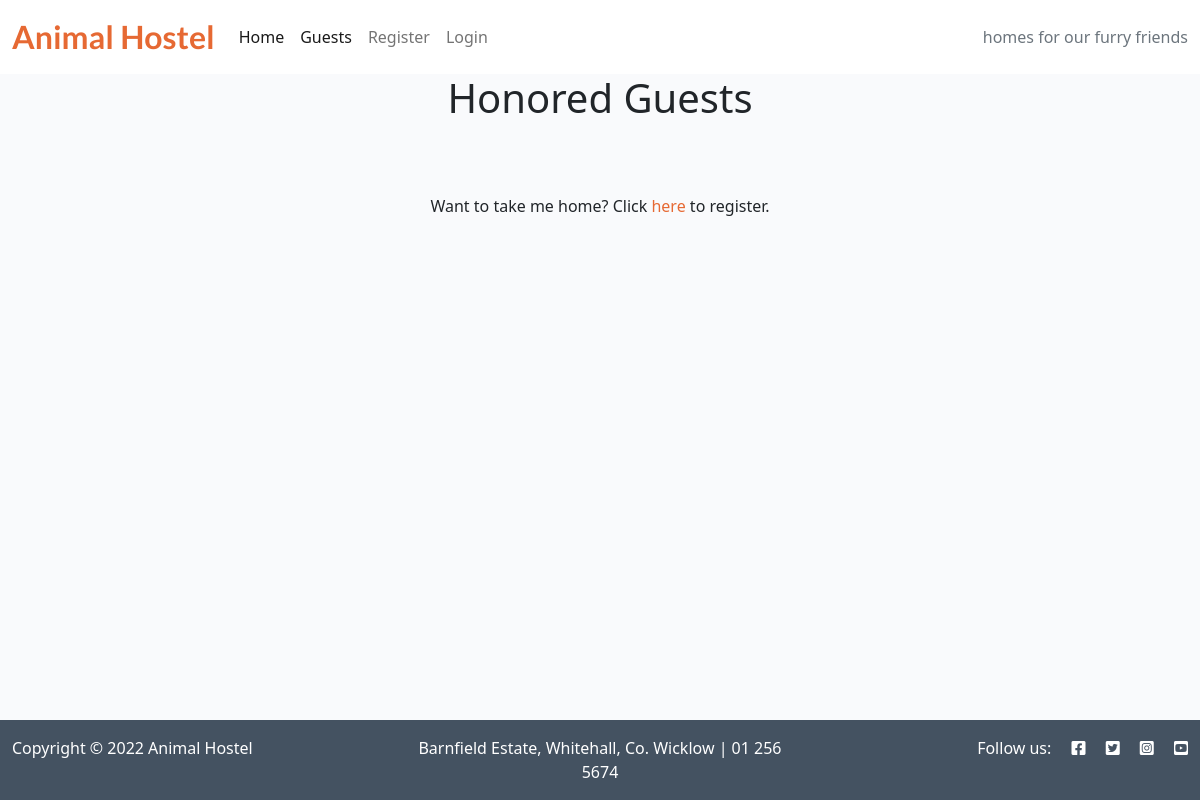
/, run on an earlier commit of the app's database.
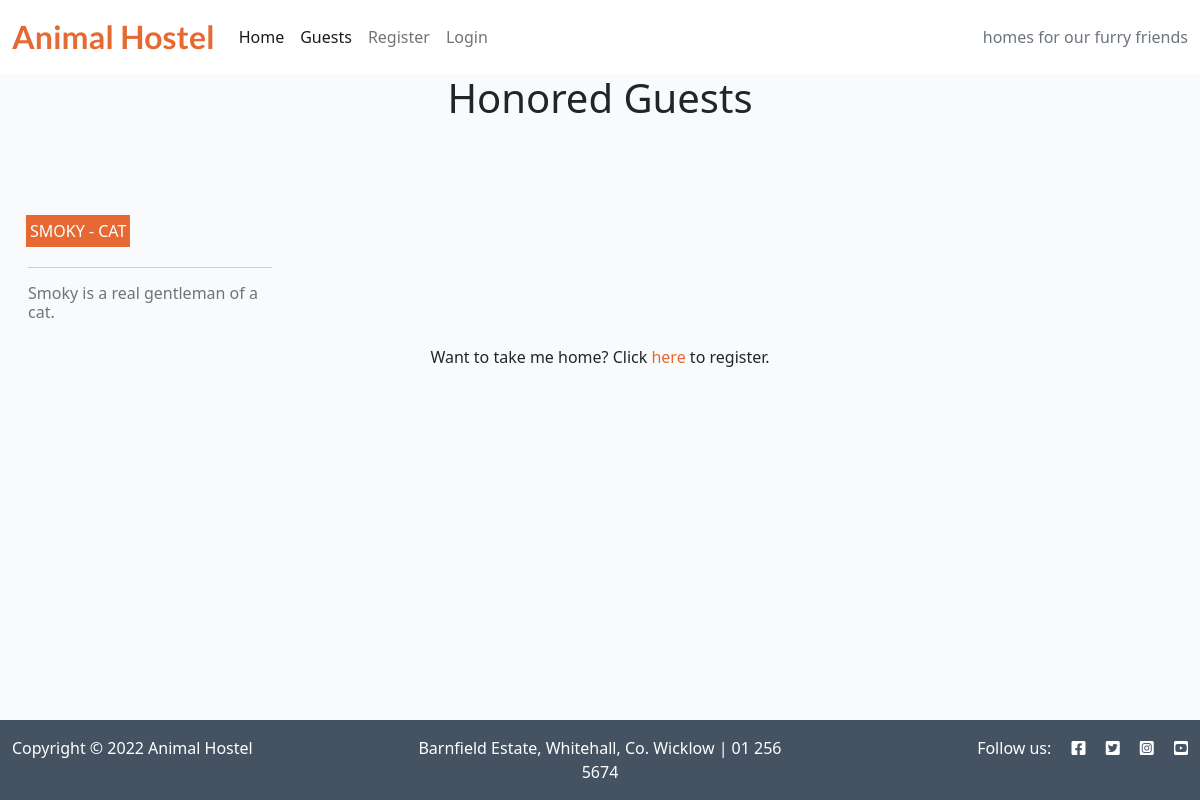
And on a later commit of the database.
### home_animals/models.py (models this page shows, shortened)
class Animal(models.Model):
    name = models.CharField(max_length=200, unique=True)
    slug = models.SlugField(max_length=200, unique=True)
    type = models.ForeignKey(AnimalType, on_delete=models.CASCADE,
                             related_name="home_animals_animals")
    description = models.TextField()
    image = CloudinaryField('image', default='placeholder')
    slogan = models.TextField(blank=True)
    class Meta:
        ordering = ['name']

class AnimalType(models.Model):
    code = models.CharField(max_length=20, unique=True)
    description = models.CharField(max_length=100)
    def __str__(self):
        return str(self.code)

### home_animals/views.py (the view)
# urls.py: path('', views.GuestList.as_view(), name='home'),
class GuestList(View):
    template_name = 'index.html'
    def get(self, request):
        animal = Animal.objects.order_by('name')
        return render(request, self.template_name,
                      {'animal_list': animal})

### templates/index.html (shortened to what this page needs)
{% extends "base.html" %}
{% block content %}
<div class="container-fluid">
    <a id="guests">
        <h1 class="text-center">Honored Guests</h1>
    </a>
    <div class="row">
        <div class="col-12 mt-3 left">
            <div class="row">
                {% for animal in animal_list %}
                <div class="col-md-4 col-lg-3">
                    <div class="card mb-4">
                        <div class="card-body">
                            <a href=" {% url 'guest_detail' animal.slug %}" class="guest-link">
                                <div class="image-container">
                                    <div class="image-flash">
                                        <p class="animal">{{ animal.name }} - {{ animal.type }}</p>
                                    </div>
                                </div>
                                <hr />
                                <p class="card-text text-muted h6">{{ animal.slogan }}</p>
                            </a>
                        </div>
                    </div>
                </div>
                {% endfor %}
            </div>
        </div>
    </div>
    <div class="row text-center mt-5 mb-5">
        <scan>Want to take me home? Click
            {% if user.is_authenticated %}
            <a class="link" href="#">here</a> to make an offer.
            {% else %}
            <a class="link" href="accounts/signup">here</a> to register.
            {% endif %}
        </scan>
    </div>
</div>
{%endblock%}

### templates/base.html (shortened to what this page needs)
{% load static %}
<!DOCTYPE html>
<html class="h-100">
<head>
    <link rel="stylesheet" href="https://cdnjs.cloudflare.com/ajax/libs/font-awesome/5.15.3/css/all.min.css">
    <link href="https://cdn.jsdelivr.net/npm/bootstrap@5.0.1/dist/css/bootstrap.min.css" rel="stylesheet"
>
    <link rel="stylesheet" href="{% static 'css/style.css' %}">
</head>
<body class="d-flex flex-column h-100 main-bg">
    <nav class="navbar navbar-expand-lg navbar-light bg-white">
        <div class="container-fluid">
            <a class="navbar-brand" href="{% url 'home' %}"><span class="brand orange-font">Animal Hostel</span></a>
            <div class="collapse navbar-collapse" id="navbarText">
                <ul class="navbar-nav me-auto mb-2 mb-lg-0">
                    <li class="nav-item">
                        <a class="nav-link active" aria-current="page" href="{% url 'home' %}">Home</a>
                    </li>
                    <li class="nav-item">
                        <a class="nav-link active" aria-current="page" href="#guests">Guests</a>
                    </li>
                    {% if user.is_authenticated %}
                    <li class="nav-item">
                        <a class="nav-link" href="#">My Offers</a>
                    </li>
                    <li class="nav-item">
                        <a class="nav-link" href="{% url 'account_logout' %}">Logout</a>
                    </li>
                    {% else %}
                    <li class="nav-item">
                        <a class="nav-link" href="{% url 'account_signup' %}">Register</a>
                    </li>
                    <li class="nav-item">
                        <a class="nav-link" href="{% url 'account_login' %}">Login</a>
                    </li>
                    {% endif %}
                </ul>
                {% if user.is_authenticated %}
                <span class="navbar-text text-muted">
                    {{ user.username }}
                </span>
                {% else %}
                <span class="navbar-text text-muted">
                    homes for our furry friends
                </span>
                {% endif %}
            </div>
        </div>
    </nav>
    <main class="flex-shrink-0 main-bg">
        {% block content %}{% endblock content %}
    </main>
    <footer class="footer mt-auto py-3 dark-bg">
        <div class="container-fluid">
            <div class="row">
                <div class="col-12 col-sm-4">
                    <span class="text-white">Copyright &copy; 2022 Animal Hostel</span>
                </div>
                <div class="col-12 col-sm-4 text-center">
                    <span class="text-white">Barnfield Estate, Whitehall, Co. Wicklow | 01 256 5674</span>
                </div>
                <div class="col-12 col-sm-4 social ">
                    <span class=" text-white">Follow us: <i class="fab fa-facebook-square ms-3"></i>
                        <i class="fab fa-twitter-square ms-3"></i>
                        <i class="fab fa-instagram-square ms-3"></i>
                        <i class="fab fa-youtube-square ms-3"></i></span>
                </div>
            </div>
        </div>
    </footer>
</body>
</html>

### static/css/style.css (style rules this page uses)
:root { --orange: #e66933; --dark-grey: #445261; --light-grey: #F9FAFC; --white: #fff; }
body { background-color: var(--light-grey); }
.brand { font-family: Lato, sans-serif; font-size: 2rem; font-weight: 700; color: var(--dark-grey); }
.orange-font { color: var(--orange); }
.social { text-align: right; }
.dark-bg { background-color: var(--dark-grey); }
.main-bg { background-color: var(--light-grey); }
.card { border: none; background-color: transparent; height: 80%; }
.card-body { height: 100%; }
.image-container { position: relative; height: 100%; }
.image-flash { position: absolute; bottom: 5%; min-width: 30%; left: -2px; background-color: var(--orange); }
.animal { color: var(--white); margin: 4px; text-transform: uppercase; }
.guest-link { text-decoration: none; color: #445261; }
.link { color: var(--orange); text-decoration: none; }

What changed in the data, as far as the page shows it:
added Animal: name "SMOKY", type "CAT", slogan "Smoky is a real gentleman of a cat."
